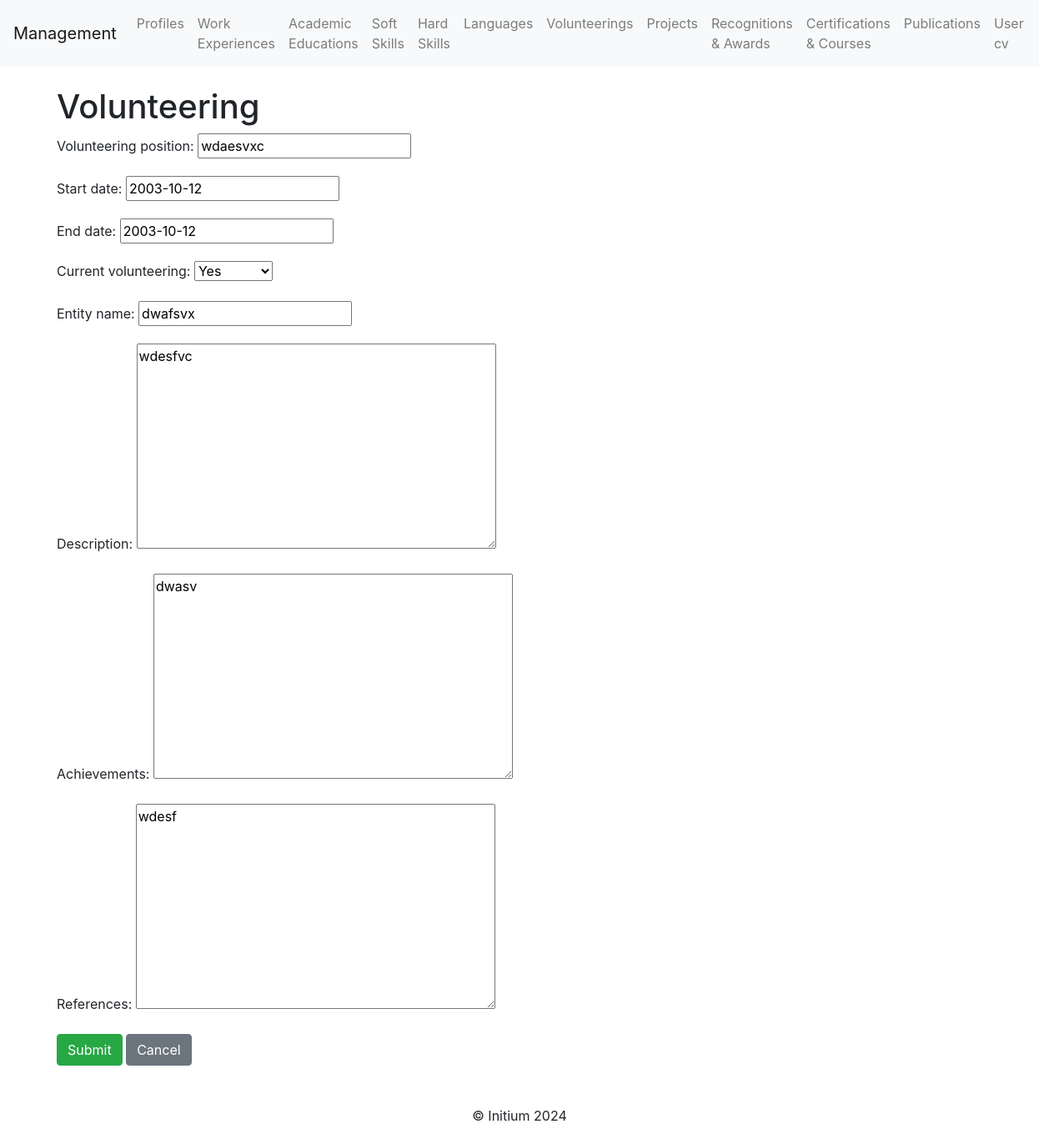
The app's page /volunteerings/update/1/ with its own data.
### profile_cv/models.py (models this page shows, shortened)
class Volunteering(models.Model):
    volunteering_position = models.CharField(max_length=255)  # Volunteering position
    start_date = models.DateField()  # Start date
    end_date = models.DateField(blank=True, null=True)  # Optional end date
    current_volunteering = models.BooleanField(blank=True, null=True)  # Current volunteering
    entity_name = models.CharField(max_length=255)  # Name of the entity
    description = models.TextField(blank=True, null=True)  # Optional description
    achievements = models.TextField(blank=True, null=True)  # Optional achievements
    references = models.TextField(blank=True, null=True)  # Optional references

### profile_cv/views.py (the view)
# urls.py: path('volunteerings/update/<int:volunteering_id>/', volunteering_update, name='volunteering_update'),
def volunteering_update(request, volunteering_id):
    volunteering = get_object_or_404(Volunteering, id=volunteering_id)
    if request.method == "POST":
        form = VolunteeringForm(request.POST, instance=volunteering)
        if form.is_valid():
            form.save()
            return redirect("volunteering_list")
    else:
        form = VolunteeringForm(instance=volunteering)
    return render(request, "volunteering/volunteering_form.html", {"form": form})

### profile_cv/forms.py
class VolunteeringForm(forms.ModelForm):
    class Meta:
        model = Volunteering
        fields = [
            "volunteering_position",
            "start_date",
            "end_date",
            "current_volunteering",
            "entity_name",
            "description",
            "achievements",
            "references",
        ]

### profile_cv/templates/volunteering/volunteering_form.html (shortened to what this page needs)
{% extends 'base.html' %}
{% block content %}
<h1>{{ view.action }}Volunteering</h1>
<form method="post">
    {{ form.as_p }}
    <button class="btn btn-success" type="submit">Submit</button>
    <a class="btn btn-secondary" href="{% url 'volunteering_list' %}">Cancel</a>
</form>
{% endblock %}

### records on screen
Volunteering: volunteering_position "wdaesvxc", start_date "2003-10-12", end_date "2003-10-12", current_volunteering "Yes", entity_name "dwafsvx", description "wdesfvc", achievements "dwasv", references "wdesf"
